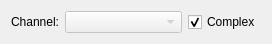
<ui version="4.0" >
 <class>ChannelSelectorWindow</class>
 <widget class="QDialog" name="ChannelSelectorWindow" >
  <property name="geometry" >
   <rect>
    <x>0</x>
    <y>0</y>
    <width>272</width>
    <height>44</height>
   </rect>
  </property>
  <property name="windowTitle" >
   <string>Channel Selector</string>
  </property>
  <layout class="QHBoxLayout" >
   <item>
    <widget class="QLabel" name="label_4" >
     <property name="text" >
      <string>Channel:</string>
     </property>
     <property name="alignment" >
      <set>Qt::AlignRight|Qt::AlignTrailing|Qt::AlignVCenter</set>
     </property>
    </widget>
   </item>
   <item>
    <widget class="QComboBox" name="foundVideo_" >
     <property name="enabled" >
      <bool>false</bool>
     </property>
     <property name="sizePolicy" >
      <sizepolicy vsizetype="Fixed" hsizetype="MinimumExpanding" >
       <horstretch>1</horstretch>
       <verstretch>0</verstretch>
      </sizepolicy>
     </property>
    </widget>
   </item>
   <item>
    <widget class="QCheckBox" name="complex_" >
     <property name="enabled" >
      <bool>true</bool>
     </property>
     <property name="text" >
      <string>Complex</string>
     </property>
     <property name="checked" >
      <bool>true</bool>
     </property>
    </widget>
   </item>
  </layout>
 </widget>
 <resources/>
 <connections/>
</ui>
